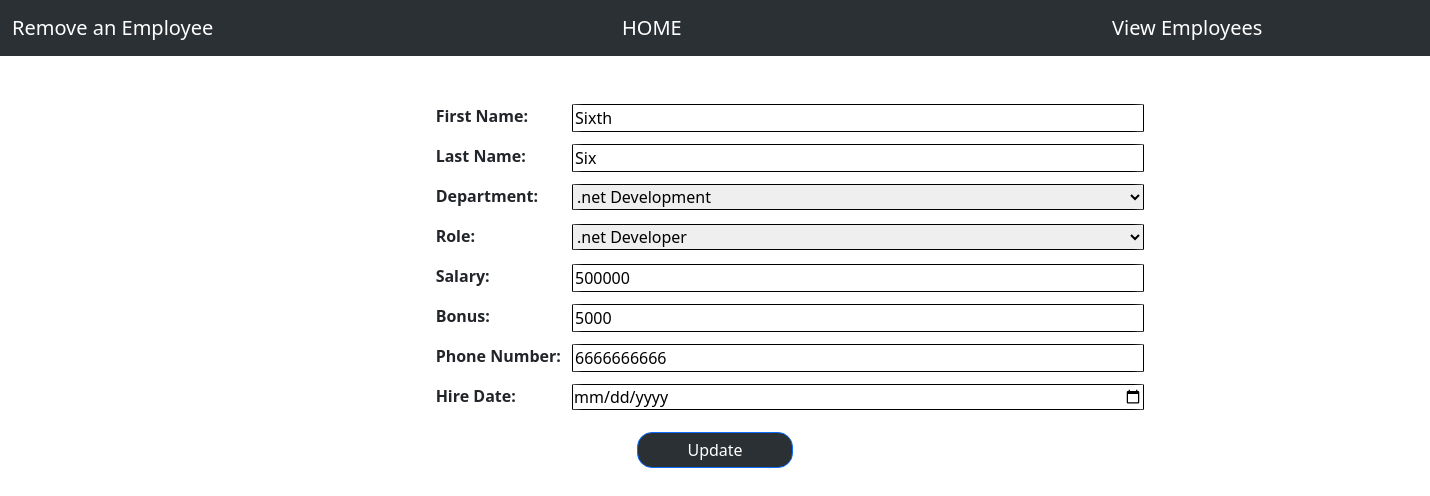
Screenshot of /update-emp/6/ with the database file from the repository.
### emp_app/models.py (models this page shows, shortened)
class Employee(models.Model):
    emp_id = models.AutoField(primary_key=True)
    first_name = models.CharField(max_length=50, null=False)
    last_name = models.CharField(max_length=50)
    dept = models.ForeignKey(Department, on_delete=models.CASCADE)
    salary = models.IntegerField(default=0)
    bonus = models.IntegerField(default=0)
    role = models.ForeignKey(Role, on_delete=models.CASCADE)
    phone_num = models.IntegerField(default=0)
    hire_date = models.DateField()

class Department(models.Model):
    name = models.CharField(max_length=50, null=False)
    location = models.CharField(max_length=100)

class Role(models.Model):
    name = models.CharField(max_length=50, null=False)

### emp_app/views.py (the view, shortened to what this page needs)
# urls.py: path('update-emp/<int:emp_id>/', views.updateEmp, name='update_emp'),
def updateEmp(request, emp_id):
    emp = get_object_or_404(Employee, emp_id=emp_id)
    all_depts = Department.objects.all()
    all_roles = Role.objects.all()
    context = {
        'emp': emp,
        'depts': all_depts,
        'roles': all_roles
    }
    return render(request, 'update_emp.html', context)

### emp_app/templates/update_emp.html (shortened to what this page needs)
<!doctype html>
<html lang="en">
  <head>
    <link href="https://cdn.jsdelivr.net/npm/bootstrap@5.3.0-alpha1/dist/css/bootstrap.min.css" rel="stylesheet">
  </head>
  <body>
    <nav class="navbar navbar-expand-lg bg-body-tertiary"  data-bs-theme="dark" >
      <div class="container-md" style="text-align:center;">
        <a class="navbar-brand" href="#">Remove an Employee</a>
      </div>
      <div class="container-md" style="position:relative;left:60px;">
        <a class="navbar-brand" href="/">HOME</a>
      </div>
      <div class="container-md" style="margin-right:-220px;">
        <a class="navbar-brand" href="/all-emp">View Employees</a>
      </div>
    </nav>
    <div class="container form-cont my-5">
<form method="POST">
    <div class="mb-3">
    <label for="first_name">First Name:</label>
    <input type="text" name="first_name" value="{{ emp.first_name }}" style="position:absolute;left:40%;"><br>
  </div>
    <div class="mb-3">
    <label for="last_name">Last Name:</label>
    <input type="text" name="last_name" value="{{ emp.last_name }}" style="position:absolute;left:40%;"><br>
  </div>
  <div class="mb-3">
    <label for="department">Department:</label>
    <select name="department" style="position:absolute;left:40%;">
        {% for dept in depts %}
        <option value="{{ dept.id }}" {% if emp.dept.id == dept.id %}selected{% endif %}>{{ dept.name }}</option>
        {% endfor %}
    </select><br>
  </div>
    <div class="mb-3">
    <label for="role">Role:</label>
    <select name="role" style="position:absolute;left:40%;">
        {% for role in roles %}
        <option value="{{ role.id }}" {% if emp.role.id == role.id %}selected{% endif %}>{{ role.name }}</option>
        {% endfor %}
    </select><br>
  </div>
    <div class="mb-3">
    <label for="salary">Salary:</label>
    <input type="text" name="salary" value="{{ emp.salary }}" style="position:absolute;left:40%;"><br>
  </div>
    <div class="mb-3">
    <label for="bonus">Bonus:</label>
    <input type="text" name="bonus" value="{{ emp.bonus }}" style="position:absolute;left:40%;"><br>
  </div>
    <div class="mb-3">
    <label for="phone_number">Phone Number:</label>
    <input type="text" name="phone_number" value="{{ emp.phone_num }}" style="position:absolute;left:40%;"><br>
  </div>
    <div class="mb-3">
    <label for="hire_date">Hire Date:</label>
    <input type="date" name="hire_date" value="{{ emp.hire_date }}" style="position:absolute;left:40%;"><br>
  </div>
    <button type="submit" class="btn btn-primary float-end my-2" style="background-color:#2b3035;position:relative;left:-40%;padding:5px;width:20%;border-radius:15px;">Update </button>
</form>
</div>
  </body>
</html>

### emp_app/templates/update_emp.html (style rules this page uses)
.form-cont { width: 50rem; font-weight: 600; }
.form-cont input, .form-cont select { border: 0.05rem solid black; }
input,select { border-radius:2%; width:40%; }
label { position:relative; left:14%; }

### rows the page displays
Employee: first_name "Sixth", last_name "Six", department ".net Development", role ".net Developer", salary "500000", bonus "5000", phone_number "6666666666"
